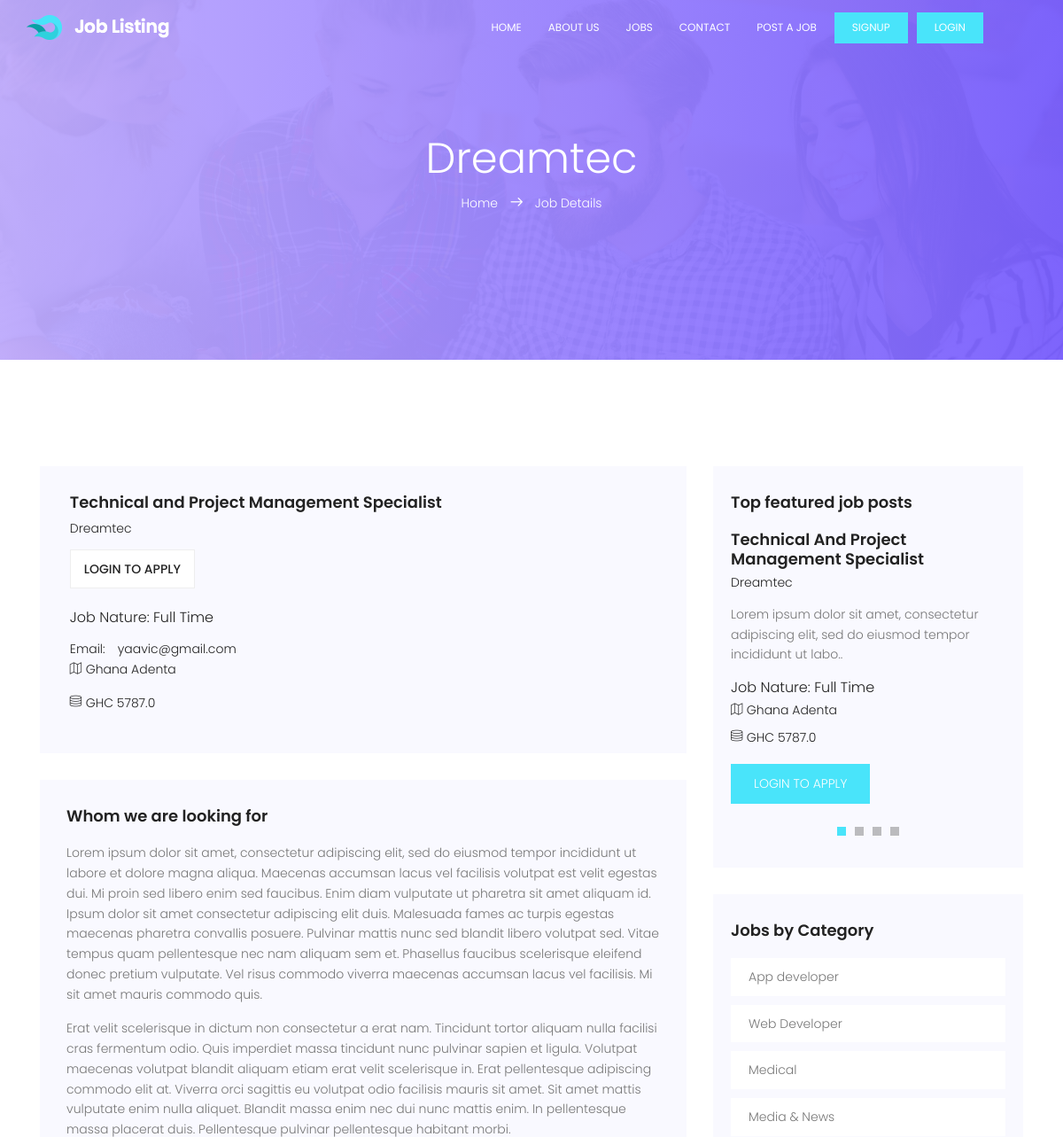
The app's page /detail/none-2 (upper part), older data.
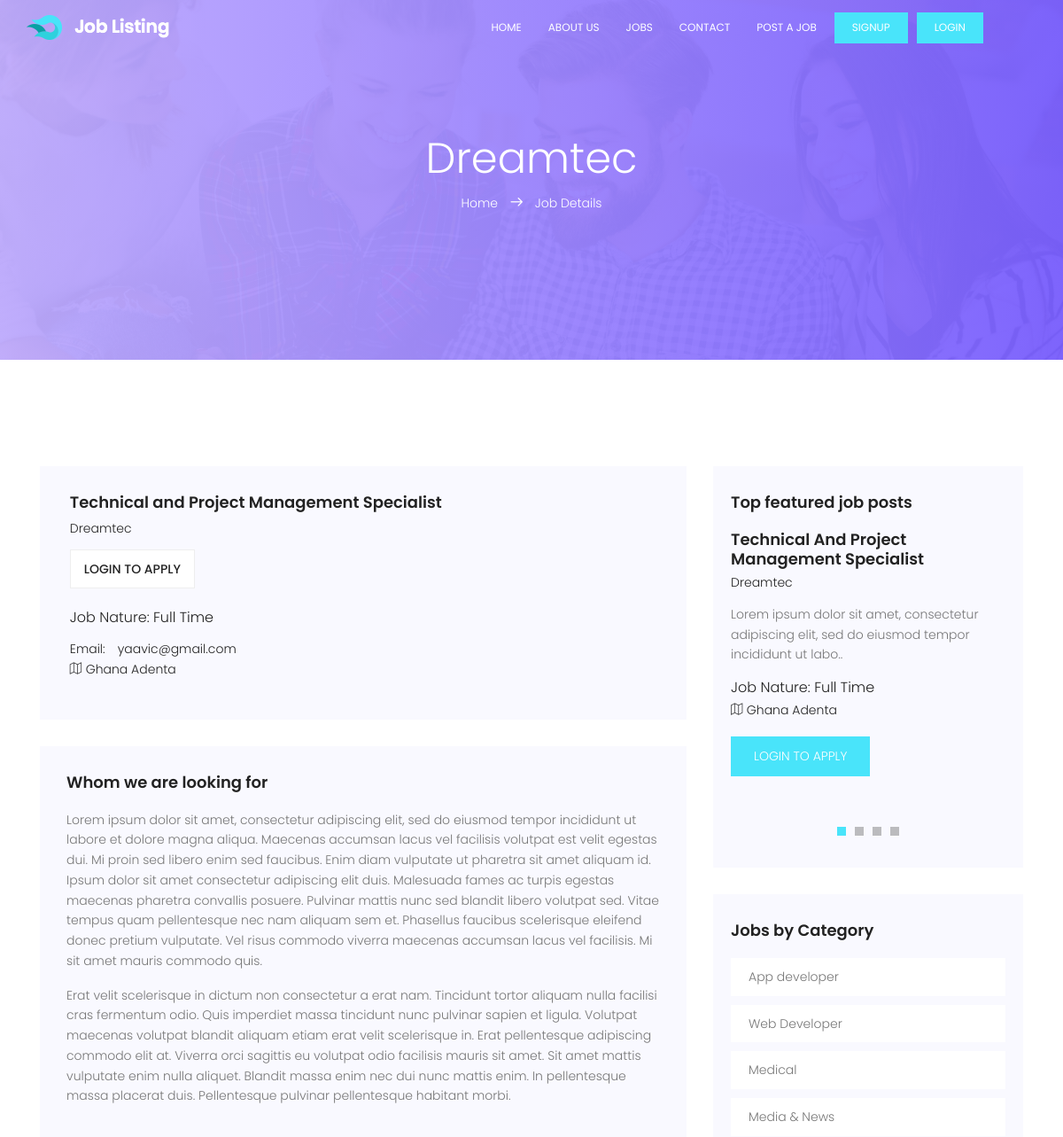
The same page, newer data.
### portal/models.py (models this page shows, shortened)
class Job(models.Model):
    company_name = models.CharField(max_length=200)
    job_title = models.CharField(max_length=200)
    company_email = models.EmailField(blank=True, null=True)
    category = models.ForeignKey(
        Category, on_delete=models.CASCADE, default='Others')
    job_type = models.CharField(max_length=20, choices=_job_Type, default=1)
    description = RichTextField()
    location = models.CharField(max_length=150)
    salary = models.FloatField(blank=True, null=True)
    application_url = models.URLField(blank=True, null=True)
    slug = models.SlugField(blank=True, null=True)
    created = models.DateTimeField(auto_now_add=True)
    featured = models.BooleanField(default=False)
    approved = models.BooleanField(default=True)
    class Meta:
        ordering = ['-created']

class Category(models.Model):
    category = models.CharField(max_length=100)
    created = models.DateTimeField(auto_now_add=True)
    class Meta:
        verbose_name_plural = 'Categories'
        ordering = ['-id']

### portal/views.py (the view)
# urls.py: path('detail/<slug:slug>', jobDetail, name='detail'),
def jobDetail(request, slug):
    try:
        job = Job.objects.get(approved=True, slug=slug)
        requirements = job.requirements.all()
    except Exception:
        pass
    context = {
        'job': job,
        'requirements': requirements,
    }
    return render(request, 'portal/single.html', context)

### portal/context_processors.py (called while the page is built)
def Processors(request):
    jobs = Job.objects.filter(approved=True).order_by('-created')
    categories = Category.objects.all().order_by('-id')
    blogs = Blog.objects.filter(published=True).order_by('-id')
    blog_count = blogs.count()
    return {
        'categories': categories,
        'jobs': jobs,
        'blog_count': blog_count,
        'blogs': blogs,
    }

### templates/portal/single.html (shortened to what this page needs)
{% extends 'base.html' %}
{% load static %}
{% block content %}
			<section class="banner-area relative" id="home">
				<div class="overlay overlay-bg"></div>
				<div class="container">
					<div class="row d-flex align-items-center justify-content-center">
						<div class="about-content col-lg-12">
							<h1 class="text-white">
								{{job.company_name|title}}
							</h1>
							<p class="text-white link-nav">
							<a href="{% url 'home' %}">Home </a>
							<span class="lnr lnr-arrow-right"></span>
							<a href="#"> Job Details</a></p>
						</div>
					</div>
				</div>
			</section>
			<section class="post-area section-gap">
				<div class="container">
					<div class="row justify-content-center d-flex">
						<div class="col-lg-8 post-list">
							<div class="single-post d-flex flex-row">
								<div class="details">
									<div class="title d-flex flex-row justify-content-between">
										<div class="titles">
											<a href="{% url 'detail' job.slug %}"><h4>{{job.job_title}}</h4></a>
											<h6>{{job.company_name}}</h6>
										</div>
									</div>
										<ul class="btns">
											{% if request.user.is_authenticated %}
											{% if job.application_url %}
											<li><a href="{{job.application_url}}" target="_blank">Apply</a></li>
											{% endif %}
											{% else %}
											<li><a href="">Login to apply</a></li>
											{% endif %}
										</ul>
											<br>
									<h5>Job Nature: {{job.job_type}}</h5>
									<a href="mailto:{{job.company_email}}" class="address">Email:<span class="lnr lnr fas fa-envelope"></span>{{job.company_email}}</a>
									<p class="address"><span class="lnr lnr-map"></span> {{job.location}}</p>
									{% if job.salary %}
									<p class="address"><span class="lnr lnr-database"></span> GHC {{job.salary}}</p>
									{% endif %}
								</div>
							</div>
							<div class="single-post job-details">
								<h4 class="single-title">Whom we are looking for</h4>
								<p>
									{{job.description|safe}}
								</p>
							</div>
						</div>
						<div class="col-lg-4 sidebar">
							<div class="single-slidebar">
								<h4>Top featured job posts</h4>
								<div class="active-relatedjob-carusel">
								{% for job in jobs|slice:":4" %}
									<div class="single-rated">
										<a href="{% url 'detail' job.slug %}"><h4>{{job.job_title|title}}</h4></a>
										<h6>{{job.company_name|title}}</h6>
										<p>
										{{job.description|slice:":100"|safe}}..
										</p>
										<h5>Job Nature: {{job.job_type}}</h5>
										<p class="address"><span class="lnr lnr-map"></span> {{job.location}}</p>
										{% if job.salary %}
										<p class="address"><span class="lnr lnr-database"></span> GHC {{job.salary}}</p>
										{% endif %}
										{% if request.user.is_authenticated %}
										<a href="{% url 'detail' job.slug %}" class="btns text-uppercase">Apply job</a>
										{% else %}
										<a href="{% url 'login' %}" class="btns text-uppercase">Login to apply</a>
										{% endif %}
									</div>
								{% endfor %}
								</div>
							</div>
							<div class="single-slidebar">
								<h4>Jobs by Category</h4>
								<ul class="cat-list">
								{% for category in categories|slice:":8" %}
									<li><a class="justify-content-between d-flex" href="{% url 'jobs' %}?category={{category.category}}"><p>{{category.category}}</p></a></li>
								{% endfor %}
								</ul>
							</div>
						</div>
					</div>
				</div>
			</section>
{% endblock %}

### templates/base.html (shortened to what this page needs)
{% load static %}
	<!DOCTYPE html>
	<html lang="zxx" class="no-js">
	<head>
			<link rel="stylesheet" href="{% static 'css/linearicons.css' %}">
			<link rel="stylesheet" href="{% static 'css/font-awesome.min.css' %}">
			<link rel="stylesheet" href="{% static 'css/bootstrap.css' %}">
			<link rel="stylesheet" href="{% static 'css/magnific-popup.css' %}">
			<link rel="stylesheet" href="{% static 'css/nice-select.css' %}">
			<link rel="stylesheet" href="{% static 'css/animate.min.css' %}">
			<link rel="stylesheet" href="{% static 'css/owl.carousel.css' %}">
			<link rel="stylesheet" href="{% static 'css/main.css' %}">
		</head>
		<body>
			  <header id="header" id="home">
			    <div class="container">
			    	<div class="row align-items-center justify-content-between d-flex">
				      <div id="logo">
				        <a href="{% url 'home' %}"><img src="{% static 'img/logo.png' %}" alt="" title="" /></a>
				      </div>
				      <nav id="nav-menu-container">
				        <ul class="nav-menu">
				          <li class="menu-active"><a href="{% url 'home' %}">Home</a></li>
				          <li><a href="{% url 'about' %}">About Us</a></li>
				          <li><a href="{% url 'jobs' %}">Jobs</a></li>
				          <li><a href="{% url 'contact' %}">Contact</a></li>
				          <li><a href="{% url 'post' %}">Post a job</a></li>
						  {% if request.user.is_authenticated %}
				          <li><a class="ticker-btn" href="{% url 'logout' %}">Logout</a></li>
				          <li><a class="ticker-btn" href="">Account</a></li>
						  {% else %}
				          <li><a class="ticker-btn" href="{% url 'signup' %}">Signup</a></li>
				          <li><a class="ticker-btn" href="{% url 'login' %}">Login</a></li>
						  {% endif %}
				        </ul>
				      </nav>
			    	</div>
			    </div>
			  </header>
            {% block content %}
            {% endblock content %}
		</body>
	</html>

Row changes from the older to the newer data that the page shows:
changed Job "Technical And Project Management Specialist": salary "5787.0" → (not shown)
Text that changed along with them:
text no longer shown: "GHC"
